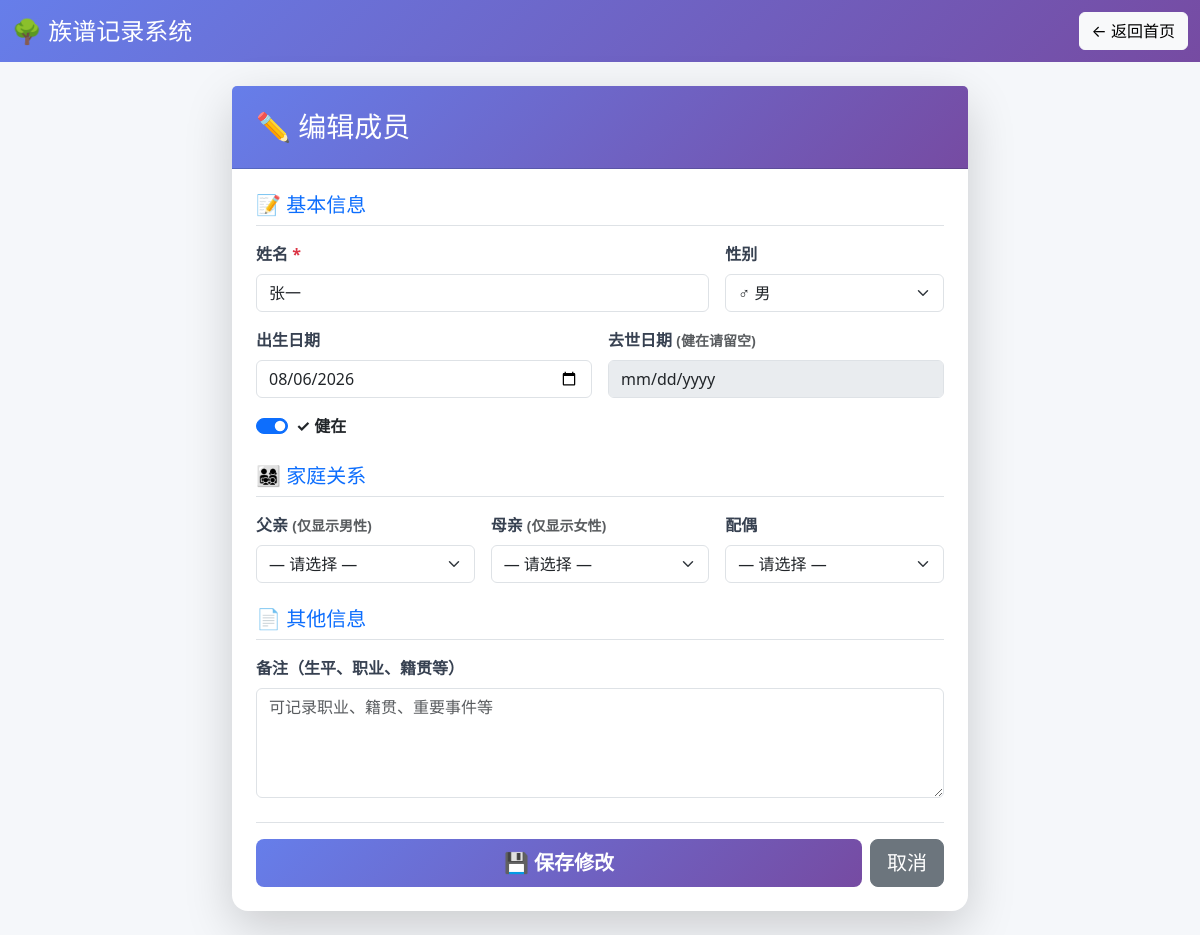
/member/edit/1, run on an earlier commit of the app's database.
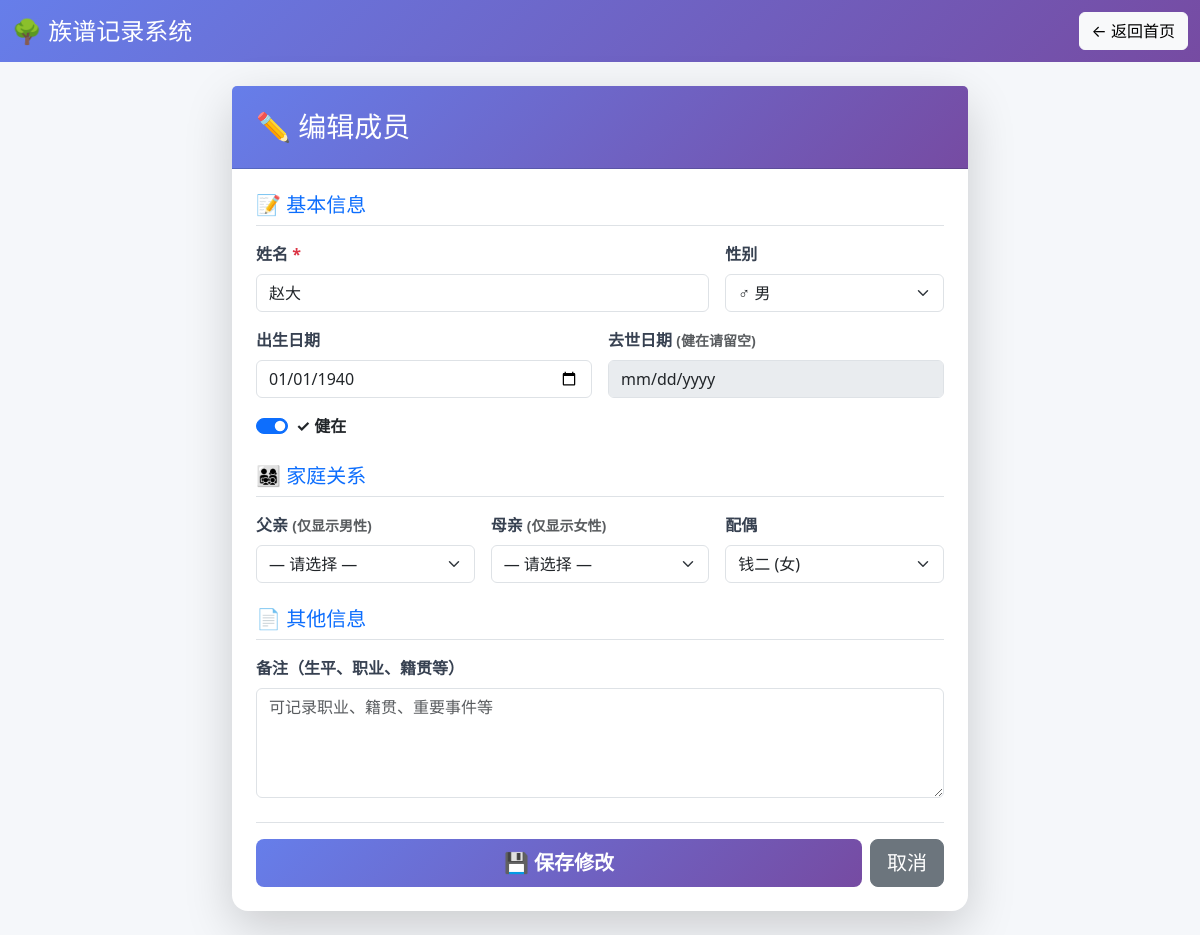
And on a later commit of the database.
### tables this page shows
CREATE TABLE members (
            id INTEGER PRIMARY KEY AUTOINCREMENT,
            name TEXT NOT NULL,                       -- 姓名
            gender TEXT DEFAULT '未知',               -- 性别：男/女/未知
            birth_date TEXT,                          -- 出生日期
            death_date TEXT,                          -- 去世日期（健在则留空）
            is_alive INTEGER DEFAULT 1,               -- 是否健在：1健在/0已故
            father_id INTEGER,                        -- 父亲ID
            mother_id INTEGER,                        -- 母亲ID
            spouse_id INTEGER,                        -- 配偶ID
            note TEXT,                                -- 备注（生平、职业等）
            created_at TEXT,                          -- 创建时间
            FOREIGN KEY (father_id) REFERENCES members(id),
            FOREIGN KEY (mother_id) REFERENCES members(id),
            FOREIGN KEY (spouse_id) REFERENCES members(id)
        );

### app.py (the view, shortened to what this page needs)
@app.route("/member/edit/<int:member_id>", methods=["GET", "POST"])
def edit_member(member_id):
    member = get_member(member_id)
    if member is None:
        flash("成员不存在", "error")
        return redirect(url_for("index"))
    members = [format_member(m) for m in get_all_members()]
    return render_template(
        "member_form.html", member=format_member(member), members=members, action="edit"
    )

### app.py (called while the page is built)
def get_db():
    if "db" not in g:
        g.db = sqlite3.connect(DB_PATH)
        g.db.row_factory = sqlite3.Row  # 让查询结果支持通过列名访问
        g.db.execute(
            """
            CREATE TABLE IF NOT EXISTS members (
                id INTEGER PRIMARY KEY AUTOINCREMENT,
                name TEXT NOT NULL,
                gender TEXT DEFAULT '未知',
                birth_date TEXT,
                death_date TEXT,
                is_alive INTEGER DEFAULT 1,
                father_id INTEGER,
                mother_id INTEGER,
                spouse_id INTEGER,
                note TEXT,
                created_at TEXT,
                FOREIGN KEY (father_id) REFERENCES members(id),
                FOREIGN KEY (mother_id) REFERENCES members(id),
                FOREIGN KEY (spouse_id) REFERENCES members(id)
            )
        """
        )
        g.db.commit()
    return g.db

def get_all_members():
    db = get_db()
    return db.execute("SELECT * FROM members ORDER BY id").fetchall()

def get_member(member_id):
    db = get_db()
    return db.execute("SELECT * FROM members WHERE id = ?", (member_id,)).fetchone()

### templates/member_form.html (shortened to what the changed rows need)
<!DOCTYPE html>
<html lang="zh-CN">
<head>
    <link href="https://cdn.jsdelivr.net/npm/bootstrap@5.3.2/dist/css/bootstrap.min.css" rel="stylesheet">
    <link rel="stylesheet" href="{{ url_for('static', filename='style.css') }}">
</head>
<body>
    <main class="container py-4">
        <div class="row justify-content-center">
            <div class="col-lg-8">
                <div class="card shadow-lg border-0 rounded-4">
                    <div class="card-body p-4">
                        <form method="post" id="memberForm">
                            <div class="row g-3 mb-4">
                                <div class="col-md-8">
                                    <label class="form-label fw-bold">姓名 <span class="text-danger">*</span></label>
                                    <input type="text" class="form-control" name="name" required
                                           value="{{ member.name if member else '' }}" placeholder="请输入姓名">
                                </div>
                                <div class="col-md-6">
                                    <label class="form-label fw-bold">出生日期</label>
                                    <input type="date" class="form-control" name="birth_date"
                                           value="{{ member.birth_date if member else '' }}">
                                </div>
                            </div>
                            <div class="row g-3 mb-4">
                                <div class="col-md-4">
                                    <label class="form-label fw-bold">配偶</label>
                                    <select class="form-select" name="spouse_id">
                                        <option value="">— 请选择 —</option>
                                        {% for m in members %}
                                            {% if member is none or m.id != member.id %}
                                                <option value="{{ m.id }}"
                                                    {{ 'selected' if member and member.spouse_id == m.id else '' }}>
                                                    {{ m.name }} ({{ m.gender }})
                                                </option>
                                            {% endif %}
                                        {% endfor %}
                                    </select>
                                </div>
                            </div>
                        </form>
                    </div>
                </div>
            </div>
        </div>
    </main>
</body>
</html>

What changed in the data, as far as the page shows it:
changed members: name "张一" → "赵大"; birth_date "08/06/2026" → "01/01/1940"
Also different on the page:
form field spouse_id: "— 请选择 —" → "钱二 (女)"
